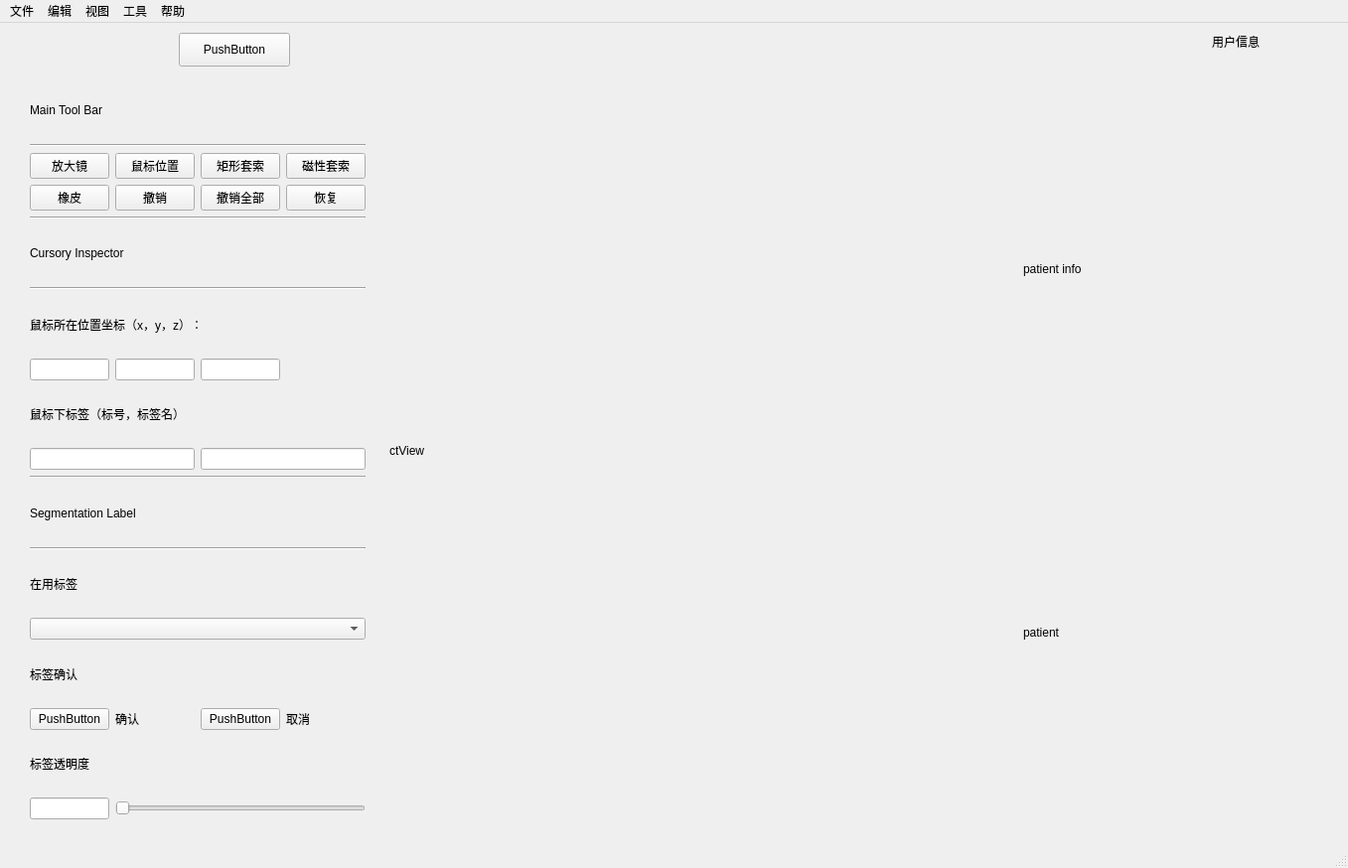
<?xml version="1.0" encoding="UTF-8"?>
<ui version="4.0">
 <class>MainWindow</class>
 <widget class="QMainWindow" name="MainWindow">
  <property name="geometry">
   <rect>
    <x>0</x>
    <y>0</y>
    <width>1357</width>
    <height>874</height>
   </rect>
  </property>
  <property name="sizePolicy">
   <sizepolicy hsizetype="Preferred" vsizetype="Preferred">
    <horstretch>0</horstretch>
    <verstretch>0</verstretch>
   </sizepolicy>
  </property>
  <property name="windowTitle">
   <string>MainWindow</string>
  </property>
  <widget class="QWidget" name="centralwidget">
   <widget class="QLabel" name="label_2">
    <property name="geometry">
     <rect>
      <x>1220</x>
      <y>10</y>
      <width>81</width>
      <height>18</height>
     </rect>
    </property>
    <property name="text">
     <string>用户信息</string>
    </property>
   </widget>
   <widget class="QPushButton" name="pushButton_11">
    <property name="geometry">
     <rect>
      <x>180</x>
      <y>10</y>
      <width>112</width>
      <height>34</height>
     </rect>
    </property>
    <property name="text">
     <string>PushButton</string>
    </property>
   </widget>
   <widget class="QWidget" name="">
    <property name="geometry">
     <rect>
      <x>21</x>
      <y>50</y>
      <width>1321</width>
      <height>761</height>
     </rect>
    </property>
    <layout class="QHBoxLayout" name="horizontalLayout_2">
     <item>
      <widget class="QWidget" name="gridWidget" native="true">
       <property name="sizePolicy">
        <sizepolicy hsizetype="Expanding" vsizetype="Expanding">
         <horstretch>6</horstretch>
         <verstretch>0</verstretch>
        </sizepolicy>
       </property>
       <layout class="QGridLayout" name="gridLayout">
        <property name="sizeConstraint">
         <enum>QLayout::SetDefaultConstraint</enum>
        </property>
        <item row="2" column="0" colspan="4">
         <widget class="Line" name="line_6">
          <property name="orientation">
           <enum>Qt::Horizontal</enum>
          </property>
         </widget>
        </item>
        <item row="3" column="0">
         <widget class="QPushButton" name="pushButton_8">
          <property name="text">
           <string>放大镜</string>
          </property>
         </widget>
        </item>
        <item row="3" column="1">
         <widget class="QPushButton" name="pushButton_7">
          <property name="text">
           <string>鼠标位置</string>
          </property>
         </widget>
        </item>
        <item row="4" column="0">
         <widget class="QPushButton" name="pushButton_4">
          <property name="text">
           <string>橡皮</string>
          </property>
         </widget>
        </item>
        <item row="4" column="1">
         <widget class="QPushButton" name="pushButton_2">
          <property name="text">
           <string>撤销</string>
          </property>
         </widget>
        </item>
        <item row="5" column="0" colspan="4">
         <widget class="Line" name="line_3">
          <property name="orientation">
           <enum>Qt::Horizontal</enum>
          </property>
         </widget>
        </item>
        <item row="7" column="0" colspan="4">
         <widget class="Line" name="line">
          <property name="orientation">
           <enum>Qt::Horizontal</enum>
          </property>
         </widget>
        </item>
        <item row="3" column="3">
         <widget class="QPushButton" name="pushButton_10">
          <property name="text">
           <string>磁性套索</string>
          </property>
         </widget>
        </item>
        <item row="4" column="3">
         <widget class="QPushButton" name="pushButton_5">
          <property name="text">
           <string>恢复</string>
          </property>
         </widget>
        </item>
        <item row="6" column="0" colspan="4">
         <widget class="QLabel" name="label">
          <property name="text">
           <string>Cursory Inspector</string>
          </property>
         </widget>
        </item>
        <item row="3" column="2">
         <widget class="QPushButton" name="pushButton_9">
          <property name="text">
           <string>矩形套索</string>
          </property>
         </widget>
        </item>
        <item row="8" column="0" colspan="4">
         <widget class="QLabel" name="label_4">
          <property name="text">
           <string>鼠标所在位置坐标（x，y，z）：</string>
          </property>
         </widget>
        </item>
        <item row="4" column="2">
         <widget class="QPushButton" name="pushButton_3">
          <property name="text">
           <string>撤销全部</string>
          </property>
         </widget>
        </item>
        <item row="9" column="0">
         <widget class="QLineEdit" name="lineEdit"/>
        </item>
        <item row="9" column="2">
         <widget class="QLineEdit" name="lineEdit_3"/>
        </item>
        <item row="9" column="1">
         <widget class="QLineEdit" name="lineEdit_2"/>
        </item>
        <item row="11" column="0" colspan="2">
         <widget class="QLineEdit" name="lineEdit_4"/>
        </item>
        <item row="13" column="0" colspan="4">
         <widget class="QLabel" name="label_6">
          <property name="text">
           <string>Segmentation Label</string>
          </property>
         </widget>
        </item>
        <item row="22" column="1" colspan="3">
         <widget class="QSlider" name="horizontalSlider">
          <property name="orientation">
           <enum>Qt::Horizontal</enum>
          </property>
         </widget>
        </item>
        <item row="21" column="0">
         <widget class="QLabel" name="label_8">
          <property name="text">
           <string>标签透明度</string>
          </property>
         </widget>
        </item>
        <item row="11" column="2" colspan="2">
         <widget class="QLineEdit" name="lineEdit_5"/>
        </item>
        <item row="19" column="0" colspan="4">
         <widget class="QLabel" name="label_9">
          <property name="text">
           <string>标签确认</string>
          </property>
         </widget>
        </item>
        <item row="15" column="0" colspan="4">
         <widget class="QLabel" name="label_7">
          <property name="text">
           <string>在用标签</string>
          </property>
         </widget>
        </item>
        <item row="20" column="0">
         <widget class="QPushButton" name="pushButton">
          <property name="text">
           <string>PushButton</string>
          </property>
         </widget>
        </item>
        <item row="12" column="0" colspan="4">
         <widget class="Line" name="line_5">
          <property name="orientation">
           <enum>Qt::Horizontal</enum>
          </property>
         </widget>
        </item>
        <item row="16" column="0" colspan="4">
         <widget class="QComboBox" name="comboBox"/>
        </item>
        <item row="20" column="1">
         <widget class="QLabel" name="label_10">
          <property name="text">
           <string>确认</string>
          </property>
         </widget>
        </item>
        <item row="14" column="0" colspan="4">
         <widget class="Line" name="line_2">
          <property name="orientation">
           <enum>Qt::Horizontal</enum>
          </property>
         </widget>
        </item>
        <item row="20" column="2">
         <widget class="QPushButton" name="pushButton_6">
          <property name="text">
           <string>PushButton</string>
          </property>
         </widget>
        </item>
        <item row="20" column="3">
         <widget class="QLabel" name="label_11">
          <property name="text">
           <string>取消</string>
          </property>
         </widget>
        </item>
        <item row="10" column="0" colspan="4">
         <widget class="QLabel" name="label_5">
          <property name="text">
           <string>鼠标下标签（标号，标签名）</string>
          </property>
         </widget>
        </item>
        <item row="22" column="0">
         <widget class="QLineEdit" name="lineEdit_6"/>
        </item>
        <item row="1" column="0">
         <widget class="QLabel" name="label_3">
          <property name="sizePolicy">
           <sizepolicy hsizetype="Preferred" vsizetype="Preferred">
            <horstretch>0</horstretch>
            <verstretch>0</verstretch>
           </sizepolicy>
          </property>
          <property name="text">
           <string>Main Tool Bar</string>
          </property>
         </widget>
        </item>
       </layout>
      </widget>
     </item>
     <item>
      <widget class="QWidget" name="ctMainView" native="true">
       <property name="sizePolicy">
        <sizepolicy hsizetype="Expanding" vsizetype="Expanding">
         <horstretch>40</horstretch>
         <verstretch>0</verstretch>
        </sizepolicy>
       </property>
       <layout class="QHBoxLayout" name="horizontalLayout">
        <item>
         <widget class="QLabel" name="label_12">
          <property name="sizePolicy">
           <sizepolicy hsizetype="Expanding" vsizetype="Expanding">
            <horstretch>40</horstretch>
            <verstretch>0</verstretch>
           </sizepolicy>
          </property>
          <property name="text">
           <string>ctView</string>
          </property>
         </widget>
        </item>
        <item>
         <widget class="QWidget" name="Path" native="true">
          <property name="sizePolicy">
           <sizepolicy hsizetype="Expanding" vsizetype="Expanding">
            <horstretch>20</horstretch>
            <verstretch>0</verstretch>
           </sizepolicy>
          </property>
          <layout class="QVBoxLayout" name="verticalLayout">
           <item>
            <widget class="QLabel" name="label_13">
             <property name="sizePolicy">
              <sizepolicy hsizetype="Expanding" vsizetype="Expanding">
               <horstretch>30</horstretch>
               <verstretch>0</verstretch>
              </sizepolicy>
             </property>
             <property name="text">
              <string>patient info</string>
             </property>
            </widget>
           </item>
           <item>
            <widget class="QLabel" name="label_14">
             <property name="sizePolicy">
              <sizepolicy hsizetype="Expanding" vsizetype="Expanding">
               <horstretch>0</horstretch>
               <verstretch>0</verstretch>
              </sizepolicy>
             </property>
             <property name="text">
              <string>patient</string>
             </property>
            </widget>
           </item>
          </layout>
         </widget>
        </item>
       </layout>
      </widget>
     </item>
    </layout>
   </widget>
  </widget>
  <widget class="QMenuBar" name="menubar">
   <property name="geometry">
    <rect>
     <x>0</x>
     <y>0</y>
     <width>1357</width>
     <height>30</height>
    </rect>
   </property>
   <widget class="QMenu" name="menuFile">
    <property name="title">
     <string>文件</string>
    </property>
    <addaction name="action"/>
    <addaction name="action_2"/>
    <addaction name="separator"/>
    <addaction name="action_3"/>
    <addaction name="action_5"/>
    <addaction name="action_13"/>
   </widget>
   <widget class="QMenu" name="menuEdit">
    <property name="title">
     <string>编辑</string>
    </property>
    <addaction name="action_6"/>
    <addaction name="action_7"/>
    <addaction name="action_8"/>
   </widget>
   <widget class="QMenu" name="menu">
    <property name="title">
     <string>视图</string>
    </property>
    <addaction name="action_9"/>
    <addaction name="separator"/>
    <addaction name="action_11"/>
    <addaction name="action_12"/>
   </widget>
   <widget class="QMenu" name="menu_2">
    <property name="title">
     <string>工具</string>
    </property>
   </widget>
   <widget class="QMenu" name="menu_3">
    <property name="title">
     <string>帮助</string>
    </property>
   </widget>
   <addaction name="menuFile"/>
   <addaction name="menuEdit"/>
   <addaction name="menu"/>
   <addaction name="menu_2"/>
   <addaction name="menu_3"/>
  </widget>
  <widget class="QStatusBar" name="statusbar"/>
  <action name="action">
   <property name="text">
    <string>新建</string>
   </property>
  </action>
  <action name="action_2">
   <property name="text">
    <string>打开</string>
   </property>
  </action>
  <action name="action_3">
   <property name="text">
    <string>保存</string>
   </property>
  </action>
  <action name="action_5">
   <property name="text">
    <string>另存为</string>
   </property>
  </action>
  <action name="action_6">
   <property name="text">
    <string>撤销</string>
   </property>
  </action>
  <action name="action_7">
   <property name="text">
    <string>撤销全部</string>
   </property>
  </action>
  <action name="action_8">
   <property name="text">
    <string>恢复</string>
   </property>
  </action>
  <action name="action_9">
   <property name="text">
    <string>显示/隐藏视图</string>
   </property>
  </action>
  <action name="action_11">
   <property name="text">
    <string>显示/隐藏工具栏</string>
   </property>
  </action>
  <action name="action_12">
   <property name="text">
    <string>显示/隐藏病理信息</string>
   </property>
  </action>
  <action name="action_13">
   <property name="text">
    <string>上传</string>
   </property>
  </action>
 </widget>
 <resources/>
 <connections>
  <connection>
   <sender>pushButton_11</sender>
   <signal>clicked()</signal>
   <receiver>MainWindow</receiver>
   <slot>close()</slot>
   <hints>
    <hint type="sourcelabel">
     <x>250</x>
     <y>51</y>
    </hint>
    <hint type="destinationlabel">
     <x>412</x>
     <y>42</y>
    </hint>
   </hints>
  </connection>
 </connections>
</ui>
